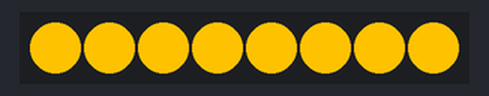
The program below on a simulated ESP32 board running MicroPython. On the bench: 8 RGB LEDs in strip order, left to right. Dim RGB values are drawn brighter than linear.

Above: at 0.1 s.
At 1.1 s:
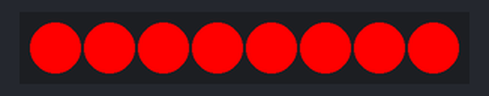
At 2.1 s:
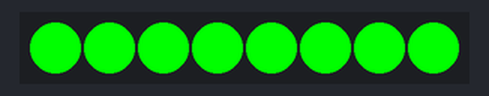
At 3.1 s:
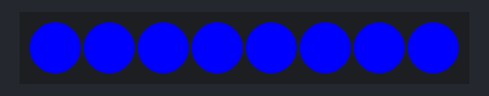
At 4.1 s:
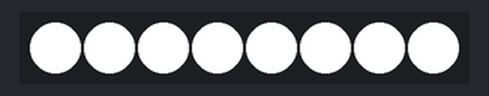
At 5.1 s:
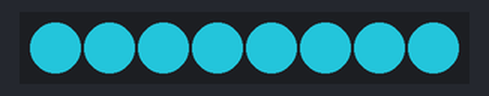
Timing chart, 0 to 40.0 s (numbered marks = the images above):
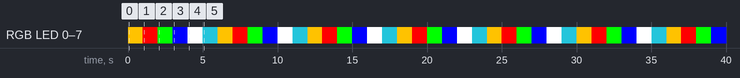

Measured:
- by itself, RGB LED 0–7: repeats every 6.0 s: RGB(255, 0, 0) 1.0 s, RGB(0, 255, 0) 1.0 s, RGB(0, 0, 255) 1.0 s, RGB(255, 255, 255) 1.0 s, RGB(23, 131, 146) 1.0 s, RGB(255, 194, 0) 1.0 s
- by itself, everything shown: repeats every 6.0 s, in 6 steps
- what the display in image 1 shows lasts 1.0 s, from 1.0 s to 2.0 s

The program:

5_mode_rgb.py
```python
from machine import Pin
from neopixel import NeoPixel
from time import sleep

rainbow = [(255 ,194 , 0),(255 ,0 , 0),(0 ,255 , 0),(0 ,0 , 255),(255 ,255 , 255),(23 ,131 , 146)]
x = 0

pixels = NeoPixel(Pin(2), 8)
while True:
  for i in range(8):
    pixels[i] = rainbow[x]
  pixels.write()
  sleep(1)
  x += 1
  if x == len(rainbow):
      x = 0
```
